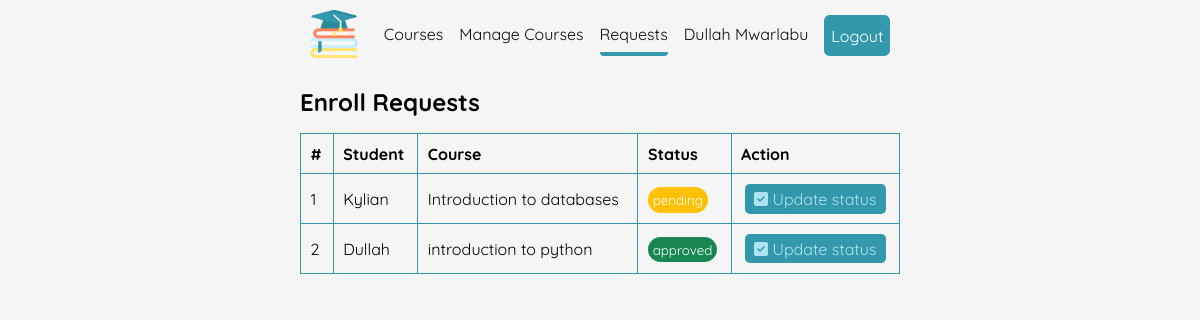
The page /enrollment-requests-list/ (signed in) on the database its author committed.
### enrollment_request/models.py (models this page shows, shortened)
class EnrollmentReques(models.Model):
  STATUS_CHOICES = [
    ('pending', 'pending'),
    ('approved', 'approved'),
    ('rejected', 'rejected'),
  ]
  student = models.ForeignKey(Student, on_delete=models.CASCADE)
  course = models.ForeignKey(Course, on_delete=models.CASCADE)
  status = models.CharField(max_length=10, choices=STATUS_CHOICES, default='pending')
  requested_at = models.DateTimeField(auto_now_add=True)
  updated_at = models.DateTimeField(auto_now=True)

class Student(models.Model):
  user = models.OneToOneField(settings.AUTH_USER_MODEL, on_delete=models.CASCADE)
  profile_image = models.ImageField(upload_to='user_images/', blank=True, null=True)
  created_at =  models.DateTimeField(auto_now_add=True)
  updated_at = models.DateTimeField(auto_now=True)

class Course(models.Model):
  name = models.CharField(max_length=100)
  description = models.TextField(blank=True, null=True)
  deadline = models.DateTimeField()
  image = models.ImageField(upload_to='course_images/', blank=True, null=True)
  created_at = models.DateTimeField(auto_now_add=True)
  updated_at = models.DateTimeField(auto_now=True)
  def __str__(self):
    return self.name

### enrollment_request/views.py (the view)
# urls.py: path('enrollment-requests-list/', views.enroll_request_list, name="enroll_request_list"),
@staff_member_required
def enroll_request_list(request):
  enroll_requests = EnrollmentReques.objects.all()
  return render(request, "enrollment_request/enroll_request/request_list.html", {'enroll_requests':enroll_requests, 'section':'enroll_request'})

### enrollment_request/templates/enrollment_request/enroll_request/request_list.html (shortened to what this page needs)
{% extends "enrollment_request/base.html" %}
{% block content %}
  <main class="staff-enroll_request-list">
    <section class="dynamic-width">
      <div class="flexbox">
        <h1 class="mtb-1">Enroll Requests </h1>
      </div>
      <div class="table-container">
        <table>
          <thead>
            <tr>
              <th>#</th>
              <th>Student</th>
              <th>Course</th>
              <th>Status</th>
              <th>Action</th>
            </tr>
          </thead>
          <tbody>
            {% for enroll_request in enroll_requests %}
            <tr>
              <td> {{ forloop.counter }} </td>
              <td> {{ enroll_request.student.user.first_name }} </td>
              <td> {{ enroll_request.course }} </td>
              <td>
                <div class="badge-container {{ enroll_request.status }}">
                  <div class="badge">
                    <small>{{ enroll_request.status }}</small>
                  </div>
                </div>
              </td>
              <td>
                <div class="action-icons">
                  <a href="{% url 'enroll_request:enroll_request_details' enroll_request.id %}" class="details">
                    <i class="fa-solid fa-square-check"></i>
                    Update status
                  </a>
                </div>
              </td>
            </tr>
            {% endfor %}
          </tbody>
        </table>
      </div>
    </section>
  </main>
{% endblock %}

### enrollment_request/templates/enrollment_request/base.html (shortened to what this page needs)
{% load static %}
<!DOCTYPE html>
<html lang="en">
<head>
  <link rel="stylesheet" href="{% static 'assets/styles/style.css' %}">
  <link rel="stylesheet" href="https://cdnjs.cloudflare.com/ajax/libs/bootstrap-icons/1.11.1/font/bootstrap-icons.min.css">
  <link rel="stylesheet" href="https://cdnjs.cloudflare.com/ajax/libs/font-awesome/6.4.2/css/all.min.css">
</head>
<header>
  <div class="inner-header dynamic-width">
    <div class="logo">
      <img src="{% static 'assets/images/logo/education.png' %}" alt="logo">
    </div>
    <nav>
      <ul class="nav-links">
        {% if not request.user.is_authenticated %}
        <li>
          <a href="{% url 'enroll_request:landing_page' %}"
          class="nav-link {% if section == 'home' %} active-link {% endif %}">Home</a>
        </li>
        <li>
          <a href="{% url 'enroll_request:course_list' %}"
          class="nav-link {% if section == 'courses'%} active-link {% endif %}">
          Courses</a>
        </li>
        <li>
          <a href="{% url 'user_account:login' %}" class="btn btn-brand">Login</a>
        </li>
        {% elif request.user.is_authenticated %}
        <li>
          <a href="{% url 'enroll_request:course_list' %}"
          class="nav-link {% if section == 'courses'%} active-link {% endif %}">
          Courses</a>
        </li>
        <li>
          <a href="{% url 'enroll_request:staff_course_list' %}"
          class="nav-link {% if section == 'manage_course'%} active-link {% endif %}">
          Manage Courses</a>
        </li>
        <li>
          <a href="{% url 'enroll_request:enroll_request_list' %}"
          class="nav-link {% if section == 'enroll_request'%} active-link {% endif %}">Requests</a>
        </li>
         <li>
          <a href="#" class="nav-link">
            {{ request.user.first_name }}
            {{ request.user.last_name }}
          </a>
        </li>
        <li>
          <a href="{% url 'user_account:logout' %}" class="btn btn-brand">Logout</a>
        </li>
        {% endif %}
      </ul>
    </nav>
  </div>
</header>
<body>
  {% block content %}
  {% endblock %}
</body>
</html>

### enrollment_request/static/assets/styles/style.css (style rules this page uses)
header .inner-header { display: flex; align-items: center; justify-content: space-between; padding: .6rem; margin: auto; }
header .inner-header .logo img { width: 2.25rem; height: auto; }
@media screen and (min-width: 30em) { header .inner-header .logo img { width: 3rem; height: auto; } }
header .inner-header nav .nav-links { display: flex; align-items: center; justify-content: space-between; gap: 1rem; }
header .inner-header nav .nav-link:not(.btn-brand) { display: block; text-decoration: none; color: var(--black); padding: .5rem 0; transition: all .3 ease; border-bottom: 4px solid var(--white); border-radius: .25rem; }
header .inner-header nav .active-link { border-bottom: 4px solid var(--brand-color) !important; }
table .action-icons { display: flex; align-items: center; justify-content: space-around; }
table .action-icons a { display: block; text-decoration: none; color: black; background-color: gray; padding: .3rem .6rem; border-radius: .3rem; }
table .action-icons .details { background-color: var(--brand-color); color: var(--brand-color-light); }

### enrollment_request/static/assets/styles/components.css (style rules this page uses)
.btn { display: inline-block; font-family: inherit; font-weight: inherit; font-size: 1rem; padding: 0.6rem 0.375rem; text-align: center; text-decoration: none; vertical-align: middle; text-align: center; cursor: pointer; border: 1px solid grey; transition: color 0.15s ease-in-out, background-color 0.15s ease-in-out, border-color 0.15s ease-in-out, box-shadow 0.15s ease-in-out; border-radius: .35rem; }
.btn-brand { background-color: var(--brand-color); color: white !important; border: 1px solid var(--brand-color); }
table { width: 100%; }
table, th, td { border: 1px solid var(--brand-color); border-collapse: collapse; padding: .6rem; text-align: left; }
table tr { width: 100%; }
.badge small { background-color: var(--warning); color: white; padding: .3rem; font-weight: 400; border-radius: 50rem; }
.pending .badge small { background-color: var(--warning); }
.approved .badge small { background-color: var(--success); }

### rows shown on the page
EnrollmentReques: student.user.first_name "Kylian", course "Introduction to databases", status "pending"
EnrollmentReques: student.user.first_name "Dullah", course "introduction to python", status "approved"

### other values the page prints
{{ request.user.first_name }} "Dullah"
{{ request.user.last_name }} "Mwarlabu"
